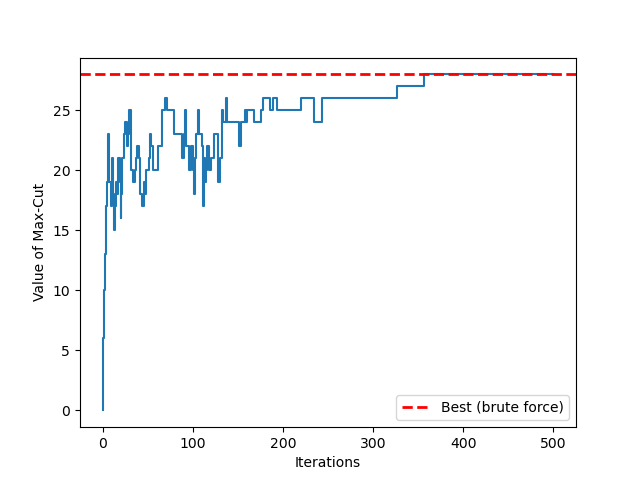
#> input picture prototyping/maxcut_sa.png, 640 x 480 px, given in place of the camera
$ python lp.py
#> lines starting #> are read from the running program, lines starting #| are printed output that depends on the picture; after the words box and inside, x2 and y2 are one past the last pixel; in counts of white or black regions, pixels touching at a corner belong together
from uu import decode

import numpy as np
import cv2


def scamp_colorscheme(img):
    map = (np.clip(img, -128, 127) + 128).astype(np.uint8)

    return np.stack([map,map,map], axis=-1)

# Initialize variables
alpha = 0.1  # Smoothing factor for low-pass filter
filtered_frame = None

alpha2 = 0.9
filtered_frame2 = None

alpha3 = None
alpha4 = 0.1
VBip = None
Q_lpf = None

V_mem = None
alpha5 = 0.1

# Stream from camera (simulate using a video file for example)
G0A = 192
lambda_A = 10

threshold = 128
V_rest = 0

dt = 0.5
tau = 0.25
Ibias = 0

max_val = 16

# [15 lines left out: function decode_val, not called in this run]

def decode_map(val, prec = 4):
    decoded = np.zeros_like(val).astype(np.float32)
    i = 1

    threshold = 1 << (prec - 1)
    while threshold:
        decoded[val >= threshold] += 1 / 2**i
        val[val >= threshold] -= threshold

        threshold //= 2
        i += 1

    return decoded


# Callback function for trackbar
def trackbar_alpha(val):
    global alpha
    alpha = decode_val(val)  # Convert integer trackbar value to float (0.0 - 1.0)

# Callback function for trackbar
def trackbar_alpha2(val):
    global alpha2
    alpha2 = decode_val(val) # Convert integer trackbar value to float (0.0 - 1.0)

def trackbar_threshold(val):
    global threshold
    threshold = val - 128

def trackbar_alpha4(val):
    global alpha4
    alpha4 = decode_val(val)  # Convert integer trackbar value to float (0.0 - 1.0)

def trackbar_alpha5(val):
    global alpha5
    alpha5 = decode_val(val)  # Convert integer trackbar value to float (0.0 - 1.0)

def trackbar_G0A(val):
    global G0A
    G0A = val - 128

def trackbar_lambda_A(val):
    global lambda_A
    lambda_A = decode_val(val)

def trackbar_V_rest(val):
    global V_rest
    V_rest = val - 128

def trackbar_dt(val):
    global dt
    dt = decode_val(val)

def trackbar_tau(val):
    global tau
    tau = decode_val(val)

def trackbar_Ibias(val):
    global Ibias
    Ibias = val - 128


def mouse_click(ev):
    pass

def SCAMP_clip(val):
    return np.clip(val, -128, 127).astype(np.int32)

cap = cv2.VideoCapture(0)  # Replace with video path or camera index

# Create a named window
cv2.namedWindow("pipeline")

# Add a trackbar for alpha (0 to 100)
cv2.createTrackbar("Alpha", "pipeline", 1, max_val-1, trackbar_alpha)
cv2.createTrackbar("Alpha2", "pipeline", 1, max_val-1, trackbar_alpha2)
cv2.createTrackbar("Alpha4", "pipeline", 1, max_val-1, trackbar_alpha4)
cv2.createTrackbar("Alpha5", "pipeline", 1, max_val-1, trackbar_alpha5)
cv2.createTrackbar("threshold", "pipeline", threshold, 255, trackbar_threshold)
cv2.createTrackbar("enable blur", "pipeline", 0, 1, mouse_click)
cv2.createTrackbar("G0A", "pipeline", G0A, 255, trackbar_G0A)
cv2.createTrackbar("lambda_A", "pipeline", lambda_A, max_val-1, trackbar_lambda_A)
cv2.createTrackbar("I_bias", "pipeline", Ibias, 255, trackbar_Ibias)
cv2.createTrackbar("V_rest", "pipeline", V_rest, 255, trackbar_V_rest)
cv2.createTrackbar("dt", "pipeline", 1, max_val, trackbar_dt)
cv2.createTrackbar("tau", "pipeline", 1, max_val, trackbar_tau)

while cap.isOpened():
    ret, current_frame = cap.read()
#> current_frame is the input picture: shape (480, 640, 3); mean B, G, R 250, 249, 248.5
    if not ret:
        break

    # Convert to grayscale for simplicity (optional, can work with color too)
    current_frame = cv2.cvtColor(current_frame, cv2.COLOR_BGR2GRAY)
#> current_frame: shape (480, 640)
    current_frame = cv2.resize(current_frame, (256, 256))
#> current_frame: shape (256, 256)

    # apply the first blur
    blurred = cv2.GaussianBlur(current_frame, (3, 3), 0)

    blurred = blurred

    # Initialize the low-pass filtered frame with the first frame
    if filtered_frame is None:
        filtered_frame = blurred.copy()

    # Apply the low-pass filter1
    filtered_frame = SCAMP_clip((alpha * blurred) + (1 - alpha) * filtered_frame)
#> in SCAMP_clip, `return np.clip(val, -128, 127).astype(np.int32)`:
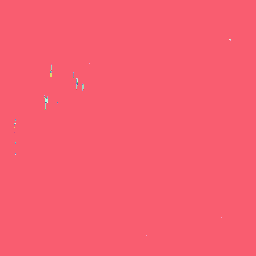
#> returned value: shape (256, 256) int32; 25 distinct labels, from 100 to 127; one colour per label, 0 black

    # Compute the high-pass frame
    high_pass_frame = SCAMP_clip(current_frame - filtered_frame).astype(np.float32)
    HPF_blurred = SCAMP_clip(cv2.GaussianBlur(high_pass_frame, (5, 5), 0))

    if filtered_frame2 is None:
        filtered_frame2 = HPF_blurred.copy()

    filtered_frame2 = SCAMP_clip(alpha2 * filtered_frame2 + (1 - alpha2) * HPF_blurred)

    # Normalize the high-pass frame for better visualization (optional)
    IML = SCAMP_clip(filtered_frame2 - high_pass_frame)
#> in SCAMP_clip (call 5), `return np.clip(val, -128, 127).astype(np.int32)`:
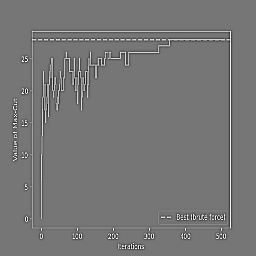
#> returned value: shape (256, 256) int32; min -111, max 127, mean -0.1; drawn with min black and max white


    # Compute VBip
    if VBip is None:
        VBip = IML.copy()

    if alpha3 is None:
        alpha3 = np.ones_like(IML).astype(np.uint8)

    VBip = SCAMP_clip(alpha3 * VBip + (1 - alpha3) * IML)


    Q = SCAMP_clip(G0A + lambda_A * np.abs(VBip))
#> in SCAMP_clip (call 7), `return np.clip(val, -128, 127).astype(np.int32)`: returned value: shape (256, 256) int32; every value is 127

    if np.isnan(Q).any():
        print("Q")

    if Q_lpf is None:
        Q_lpf = Q.copy()

    Q_lpf = SCAMP_clip(alpha4 * Q_lpf + (1- alpha4) * Q)

    if np.isnan(Q_lpf).any():
        print("Q_lpf")


    alpha3 = SCAMP_clip(np.abs(cv2.GaussianBlur(Q_lpf.astype(np.float32), (5, 5), 0)))
    alpha3 = alpha3 // 8
#> alpha3: shape (256, 256) int32; every value is 15
    alpha3 = decode_map(alpha3, prec=4)
#> after the loop in decode_map, `while threshold:`: decoded: shape (256, 256) float32; every value is 0.938
#> after the loop in decode_map, `while threshold:`: val: shape (256, 256) int32; every value is 0
#> after the loop in decode_map, `while threshold:`: i = 5; threshold = 0

    # High Pass Filter
    HPF = SCAMP_clip(VBip - IML)

    I_Gang = np.maximum(0, HPF) + Ibias

    if V_mem is None:
        V_mem = np.zeros_like(I_Gang)


    V_mem = SCAMP_clip(V_mem + dt * SCAMP_clip(I_Gang - SCAMP_clip(tau * np.abs(V_mem - V_rest))))
    events = V_mem > threshold
#> events: shape (256, 256) bool; every value is 0
    V_mem[events] = V_rest


    a3 = (255 * alpha3).astype(np.uint8)
#> a3: shape (256, 256); every value is 239
    ev = (255 * events).astype(np.uint8)

    im1 = [scamp_colorscheme(current_frame),
           scamp_colorscheme(blurred),
           scamp_colorscheme(filtered_frame),
           scamp_colorscheme(high_pass_frame),
           scamp_colorscheme(filtered_frame2),
           scamp_colorscheme(IML),
           np.zeros_like(scamp_colorscheme(IML)).astype(np.uint8)]
#> in scamp_colorscheme, `map = (np.clip(img, -128, 127) + 128).astype(np.uint8)`:
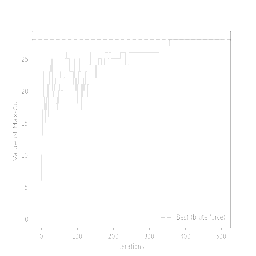
#> map: shape (256, 256); min 130, max 255, mean 254.2

    im2 = [scamp_colorscheme(VBip),
           np.stack([a3,a3,a3], axis=-1),
           scamp_colorscheme(Q_lpf),
           scamp_colorscheme(HPF),
           scamp_colorscheme(I_Gang),
           scamp_colorscheme(V_mem),
           np.stack([ev,ev,ev], axis=-1)]
#> in scamp_colorscheme (call 9), `map = (np.clip(img, -128, 127) + 128).astype(np.uint8)`: map: shape (256, 256); every value is 255
#> in scamp_colorscheme (call 9), `return np.stack([map,map,map], axis=-1)`: returned value: shape (256, 256, 3); every value is 255
#> in scamp_colorscheme (call 10), `map = (np.clip(img, -128, 127) + 128).astype(np.uint8)`: map: shape (256, 256); every value is 128
#> in scamp_colorscheme (call 10), `return np.stack([map,map,map], axis=-1)`: returned value: shape (256, 256, 3); every value is 128

    im1 = np.concatenate(im1, axis=1)
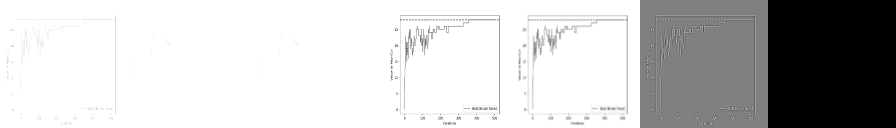
#> im1: shape (256, 1792, 3) (shown at 1/2 size); min 0, max 255, mean 198.6
    im2 = np.concatenate(im2, axis=1)
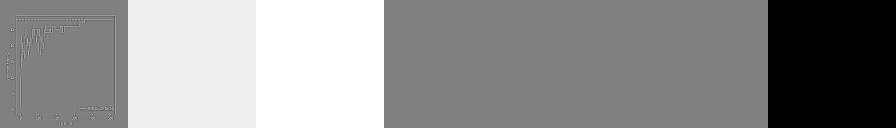
#> im2: shape (256, 1792, 3) (shown at 1/2 size); min 0, max 255, mean 143.7

    im1_im2 = np.concatenate([im1, im2], axis=0)
    cv2.putText(im1_im2, "Frame", (0,  16), cv2.FONT_HERSHEY_SIMPLEX, 0.7, (0, 255, 0), 1, cv2.LINE_AA)
#> im1_im2: shape (512, 1792, 3); mean of channels 0, 1, 2 171.1, 171.2, 171.1
    cv2.putText(im1_im2, "Blur", (256, 16), cv2.FONT_HERSHEY_SIMPLEX, 0.7, (0, 255, 0), 1, cv2.LINE_AA)
#> im1_im2: shape (512, 1792, 3); mean of channels 0, 1, 2 171.1, 171.2, 171.1
    cv2.putText(im1_im2, "LPF1", (512, 16), cv2.FONT_HERSHEY_SIMPLEX, 0.7, (0, 255, 0), 1, cv2.LINE_AA)
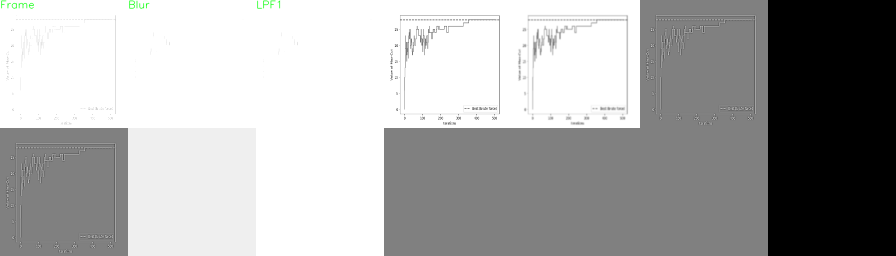
#> im1_im2: shape (512, 1792, 3) (shown at 1/2 size); mean of channels 0, 1, 2 171, 171.2, 171; drawn as B, G, R
    cv2.putText(im1_im2, "HPF1", (768, 16), cv2.FONT_HERSHEY_SIMPLEX, 0.7, (0, 255, 0), 1, cv2.LINE_AA)
#> im1_im2: shape (512, 1792, 3); 0.04% of pixels changed, all inside (x1, y1, x2, y2) = (770, 0, 821, 18)
    cv2.putText(im1_im2, "LPF2", (1024, 16), cv2.FONT_HERSHEY_SIMPLEX, 0.7, (0, 255, 0), 1, cv2.LINE_AA)
#> im1_im2: shape (512, 1792, 3); mean of channels 0, 1, 2 170.9, 171.2, 170.9
    cv2.putText(im1_im2, "IML", (1280, 16), cv2.FONT_HERSHEY_SIMPLEX, 0.7, (0, 255, 0), 1, cv2.LINE_AA)

    cv2.putText(im1_im2, "VBip", (0,  272), cv2.FONT_HERSHEY_SIMPLEX, 0.7, (0, 255, 0), 1, cv2.LINE_AA)
#> im1_im2: shape (512, 1792, 3); mean of channels 0, 1, 2 170.9, 171.2, 170.9
    cv2.putText(im1_im2, "alpha3", (256, 272), cv2.FONT_HERSHEY_SIMPLEX, 0.7, (0, 255, 0), 1, cv2.LINE_AA)
    cv2.putText(im1_im2, "Q_lpf", (512, 272), cv2.FONT_HERSHEY_SIMPLEX, 0.7, (0, 255, 0), 1, cv2.LINE_AA)
#> im1_im2: shape (512, 1792, 3); mean of channels 0, 1, 2 170.8, 171.2, 170.8
    cv2.putText(im1_im2, "HPF", (768, 272), cv2.FONT_HERSHEY_SIMPLEX, 0.7, (0, 255, 0), 1, cv2.LINE_AA)
#> im1_im2: shape (512, 1792, 3); mean of channels 0, 1, 2 170.8, 171.2, 170.8
    cv2.putText(im1_im2, "I_gang", (1024, 272), cv2.FONT_HERSHEY_SIMPLEX, 0.7, (0, 255, 0), 1, cv2.LINE_AA)
#> im1_im2: shape (512, 1792, 3); mean of channels 0, 1, 2 170.7, 171.3, 170.7
    cv2.putText(im1_im2, "V_mem", (1280, 272), cv2.FONT_HERSHEY_SIMPLEX, 0.7, (0, 255, 0), 1, cv2.LINE_AA)
#> im1_im2: shape (512, 1792, 3); mean of channels 0, 1, 2 170.7, 171.3, 170.7
    cv2.putText(im1_im2, "events", (1536, 272), cv2.FONT_HERSHEY_SIMPLEX, 0.7, (0, 255, 0), 1, cv2.LINE_AA)
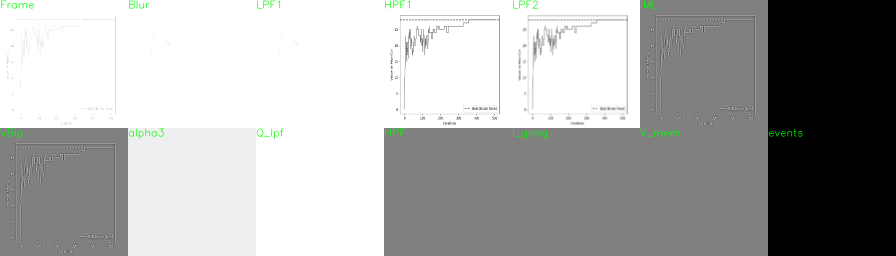
#> im1_im2: shape (512, 1792, 3) (shown at 1/2 size); mean of channels 0, 1, 2 170.7, 171.4, 170.7; drawn as B, G, R

    cv2.imshow("pipeline", im1_im2)

    # Exit on 'q' key
    if cv2.waitKey(1) & 0xFF == ord('q'):
#> (key q is pressed here)
        break

cap.release()
cv2.destroyAllWindows()
